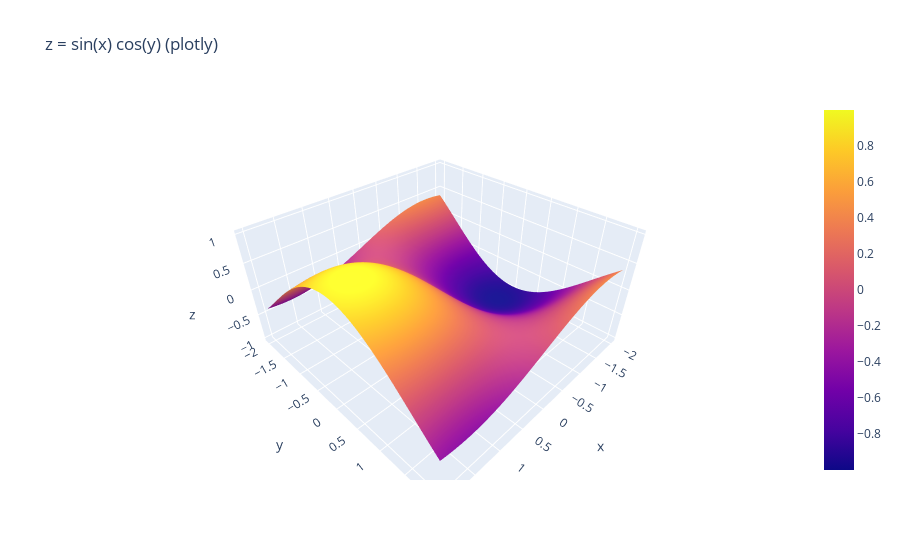

The code cell stored with this chart in its notebook:
### Code cell
X_f2, Y_f2, Z_f2 = superficie_funcion(f=lambda X, Y: np.sin(X) * np.cos(Y))  # Trigonométrica
graficar_superficie_plotly(X_f2, Y_f2, Z_f2, titulo="z = sin(x) cos(y) (plotly)")  # Plotly

### Figure 1 — Plotly figure (JSON) as saved in the notebook; plotly's stock layout.template omitted (floating-point values rounded to 4 significant figures; data arrays with more than 128 entries replaced by an {"elided": "..."} marker saying what was removed)
{"data": [{"type": "surface", "x": {"elided": "80x80 float values"}, "y": {"elided": "80x80 float values"}, "z": {"elided": "80x80 float values"}}], "layout": {"title": {"text": "z = sin(x) cos(y) (plotly)"}}}
